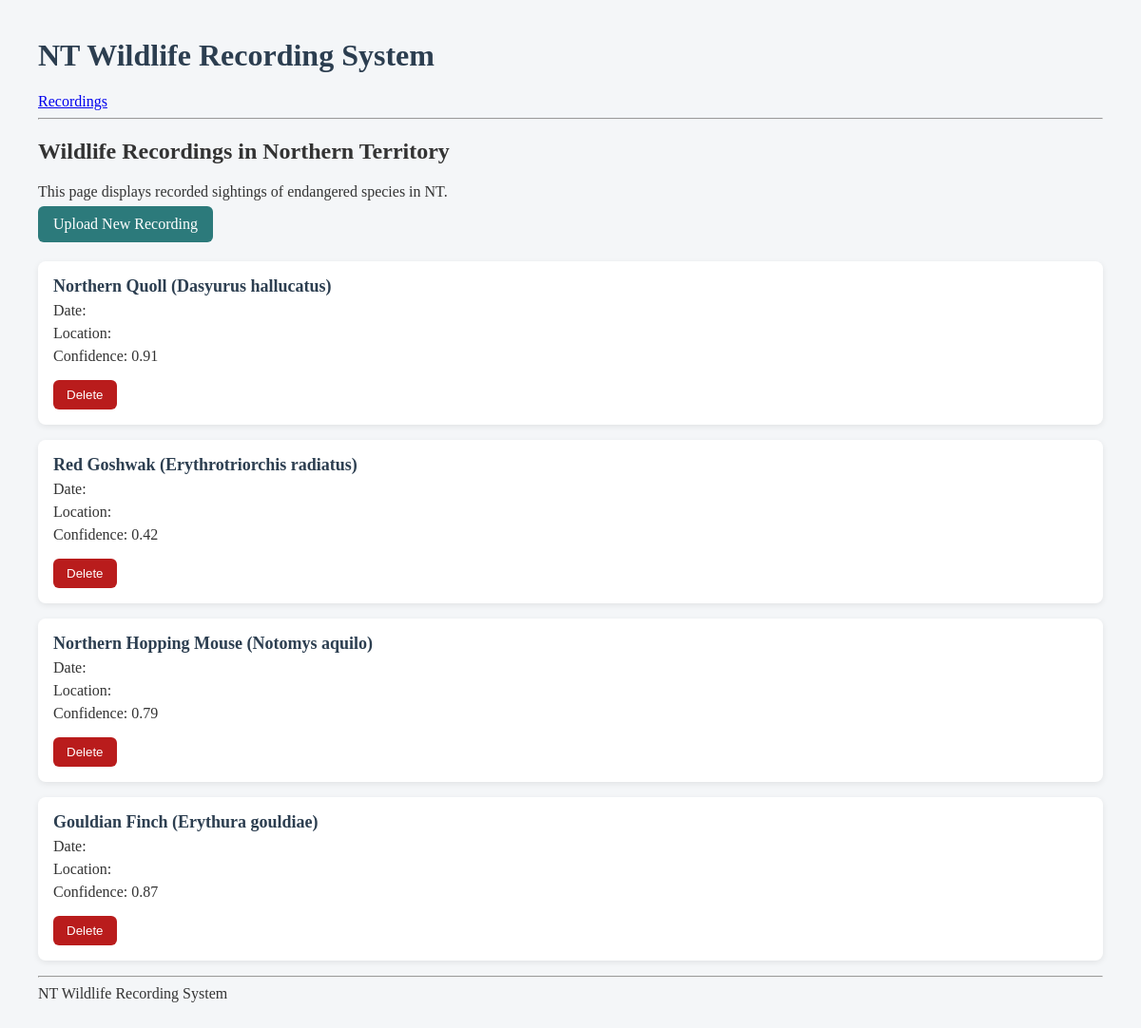
The app's page /, older data.
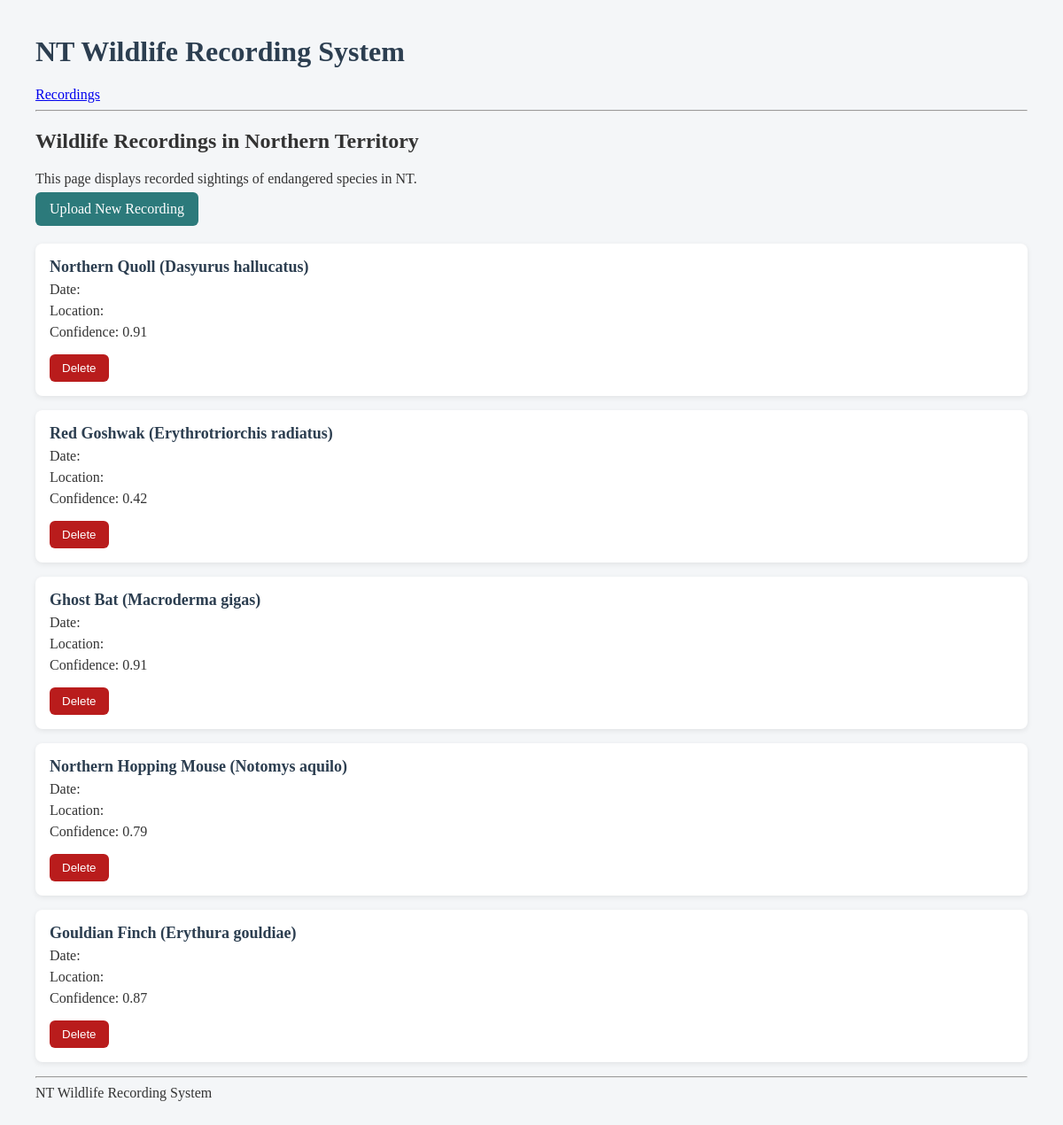
The same page, newer data.
### recordings/models.py (models this page shows, shortened)
class AudioRecording(models.Model):
    species = models.ForeignKey(
        Species,
        on_delete=models.PROTECT,
        related_name='recordings',
    )
    recorded_by = models.ForeignKey(
        settings.AUTH_USER_MODEL,
        on_delete=models.SET_NULL,
        null=True,
        related_name='recordings',
    )
    recorded_at   = models.DateTimeField()
    latitude      = models.DecimalField(max_digits=9, decimal_places=6)
    longitude     = models.DecimalField(max_digits=9, decimal_places=6)
    location_name = models.CharField(max_length=200, blank=True)
    record_type   = models.CharField(max_length=20, choices=RecordType.choices, default=RecordType.HUMAN_OBSERVATION)
    audio_file = models.FileField(
        upload_to='recordings/%Y/%m/',
        blank=True,
        null=True,
    )
    confidence_score = models.DecimalField(
        max_digits=3,
        decimal_places=2,
        validators=[MinValueValidator(0.0), MaxValueValidator(1.0)],
        help_text="0.00 = no confidence, 1.00 = certain",
    )
    notes      = models.TextField(blank=True)
    is_anomaly = models.BooleanField(default=False, db_index=True)
    objects = RecordingManager()
    class Meta:
        ordering = ['-recorded_at']
        indexes = [
            models.Index(fields=['-recorded_at']),
            models.Index(fields=['species', '-recorded_at']),
        ]

class Species(models.Model):
    common_name         = models.CharField(max_length=200)
    scientific_name     = models.CharField(max_length=200, unique=True)
    conservation_status = models.CharField(
        max_length=2,
        choices=ConservationStatus.choices,
        default=ConservationStatus.NOT_EVALUATED,
    )
    is_native  = models.BooleanField(default=False)
    not_native   = models.BooleanField(default=False)
    description = models.TextField(blank=True)
    class Meta:
        verbose_name_plural = 'species'
        ordering = ['scientific_name']
    def __str__(self):
        return f"{self.common_name} ({self.scientific_name})"

### recordings/views.py (the view)
# urls.py: path("", views.RecordingListView.as_view(), name="recording_list"),
class RecordingListView(ListView):
    model = AudioRecording
    template_name = 'recordings/recording_list.html'
    context_object_name = 'recordings'
    def get_queryset(self):
        return (
            AudioRecording.objects
            .with_details()
            .filter_by_params(self.request)
        )
    def get_context_data(self, **kwargs):
        context = super().get_context_data(**kwargs)
        context['all_species'] = Species.objects.order_by('common_name')
        context['conservation_choices'] = ConservationStatus.choices
        context['record_type_choices'] = RecordType.choices
        return context

### recordings/managers.py (called while the page is built)
    def with_details(self):
        return self.select_related('species', 'recorded_by')

    def get_queryset(self):
        return RecordingQuerySet(self.model, using=self._db)

    def with_details(self):
        return self.get_queryset().with_details()

### HIT237_group15-main/recordings/templates/recordings/recording_list.html (shortened to what this page needs)
<!DOCTYPE html>
<html>
<head>
</head>
<body>
    <h1>NT Wildlife Recording System</h1>
    <a href="{% url 'recording_list' %}">Recordings</a>
    <hr>
    <h2>Wildlife Recordings in Northern Territory</h2>
    <p>This page displays recorded sightings of endangered species in NT.</p>
    <a href="{% url 'recording_create' %}" class="button">Upload New Recording</a>
    {% if recordings %}
        {% for recording in recordings %}
            <div class="card">
                <a href="{% url 'recording_detail' recording.id %}" class="species-link">
                    {{ recording.species }}
                </a>
                <p>Date: {{ recording.date_recorded }}</p>
                <p>Location: {{ recording.location }}</p>
                <p>Confidence: {{ recording.confidence_score }}</p>
                <form action="{% url 'recording_delete' recording.pk %}" method="post">
                    <button type="submit" class="delete-button">Delete</button>
                </form>
            </div>
        {% endfor %}
    {% else %}
        <p>No wildlife recordings available.</p>
    {% endif %}
    <hr>
    <p>NT Wildlife Recording System</p>
</body>
</html>

Row changes from the older to the newer data that the page shows:
added AudioRecording: species "Ghost Bat (Macroderma gigas)", confidence_score "0.91"
